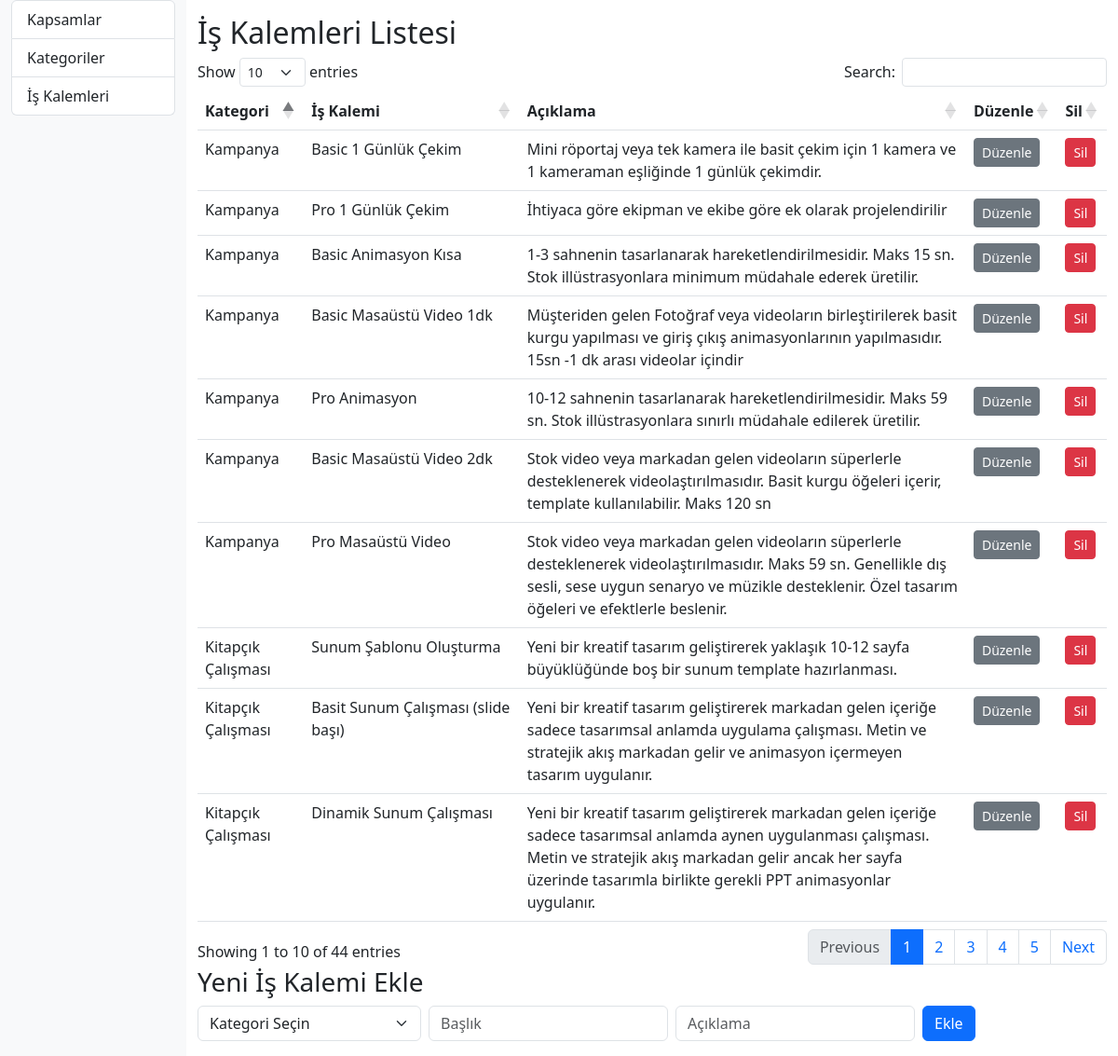
Before: /index.php?page=is_kalemleri with the older database file.
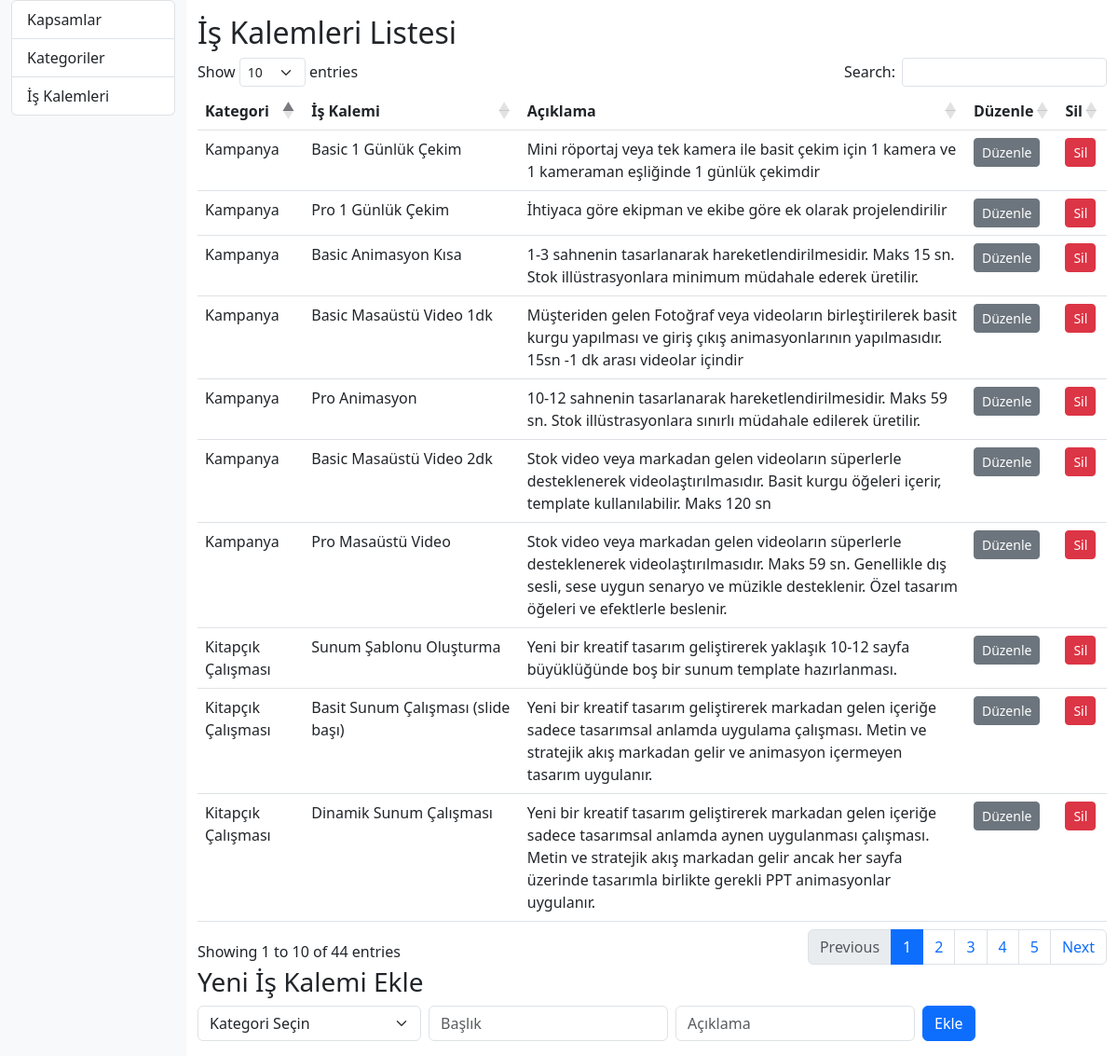
After: the same page with the newer database file.
### tables this page shows
CREATE TABLE `items` (
  `id` int(11) NOT NULL,
  `name` varchar(255) NOT NULL,
  `category_id` int(11) NOT NULL,
  `description` text DEFAULT NULL
);

CREATE TABLE `categories` (
  `id` int(11) NOT NULL,
  `name` varchar(255) NOT NULL
);

### is_kalemleri.php (the view, shortened to what this page needs)
<?php
include 'db.php';
$duzenleKalem = null;
$is_kalemleri = $pdo->query('SELECT i.*, c.name AS kategori_adi FROM items i JOIN categories c ON i.category_id = c.id')->fetchAll();
$kategoriler = $pdo->query('SELECT id, name FROM categories')->fetchAll();
?>
<h2>İş Kalemleri Listesi</h2>
<table class="table datatable" id="is-kalemleri-table">
    <thead>
        <tr><th>Kategori</th><th>İş Kalemi</th><th>Açıklama</th><th>Düzenle</th><th>Sil</th></tr>
    </thead>
    <tbody>
    <?php foreach ($is_kalemleri as $kalem): ?>
        <tr>
            <td><?= htmlspecialchars($kalem['kategori_adi']) ?></td>
            <td><?= htmlspecialchars($kalem['name']) ?></td>
            <td><?= htmlspecialchars($kalem['description']) ?></td>
            <td>
                <a href="?page=is_kalemleri&edit_id=<?= $kalem['id'] ?>" class="btn btn-sm btn-secondary">Düzenle</a>
            </td>
            <td>
                <form method="post" onsubmit="return confirm('Silinsin mi?');" class="d-inline">
                    <button class="btn btn-sm btn-danger">Sil</button>
                </form>
            </td>
        </tr>
    <?php endforeach; ?>
    </tbody>
</table>
<?php if ($duzenleKalem): ?>
<h3>İş Kalemini Düzenle</h3>
<form method="post" class="row g-2 mb-3">
    <div class="col-auto">
        <select name="kategori_id" class="form-select" required>
            <option value="">Kategori Seçin</option>
            <?php foreach ($kategoriler as $kat): ?>
                <option value="<?= $kat['id'] ?>" <?= $kat['id'] == $duzenleKalem['category_id'] ? 'selected' : '' ?>><?= htmlspecialchars($kat['name']) ?></option>
            <?php endforeach; ?>
        </select>
    </div>
    <div class="col-auto">
        <input name="baslik" class="form-control" value="<?= htmlspecialchars($duzenleKalem['name']) ?>" required>
    </div>
    <div class="col-auto">
        <input name="aciklama" class="form-control" value="<?= htmlspecialchars($duzenleKalem['description']) ?>" required>
        <input type="hidden" name="edit_id" value="<?= $duzenleKalem['id'] ?>">
    </div>
    <div class="col-auto">
        <button class="btn btn-success">Güncelle</button>
        <a href="?page=is_kalemleri" class="btn btn-secondary">İptal</a>
    </div>
</form>
<?php else: ?>
<h3>Yeni İş Kalemi Ekle</h3>
<form method="post" class="row g-2 mb-3">
    <div class="col-auto">
        <select name="kategori_id" class="form-select" required>
            <option value="">Kategori Seçin</option>
        </select>
    </div>
    <div class="col-auto">
        <input name="baslik" class="form-control" placeholder="Başlık" required>
    </div>
    <div class="col-auto">
        <input name="aciklama" class="form-control" placeholder="Açıklama" required>
    </div>
    <div class="col-auto">
        <button class="btn btn-primary">Ekle</button>
    </div>
</form>
<?php endif; ?>

Changed rows visible on the page:
changed items "Basic 1 Günlük Çekim": description "Mini röportaj veya tek kamera ile basit çekim için 1 kamera ve 1 kameraman eşliğinde 1 günlük çekimdir." → "Mini röportaj veya tek kamera ile basit çekim için 1 kamera ve 1 kameraman eşliğinde 1 günlük çekimdir"
